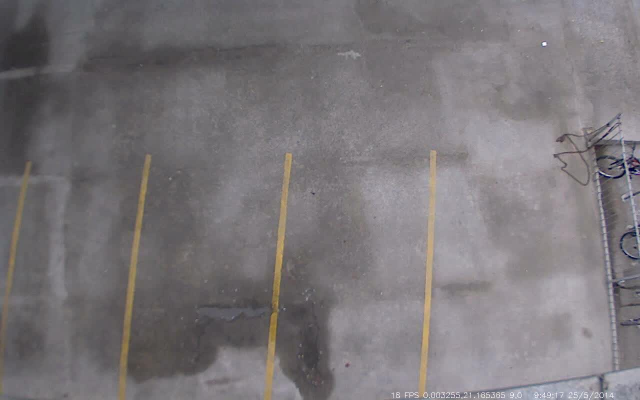
#> input picture lab3/seq4/fondo/image-0002.jpg, 1280 x 800 px (shown at 1/2 size)
$ jupyter execute --allow-errors 'Lab 3.ipynb'   (older library calls are emulated)
#> lines starting #> are read from the running program, lines starting #| are printed output that depends on the picture
# Laboratorio 3: Detección de movimiento y tracking

**Parte 1:** Detección de movimiento con diferencia de frames y modelo de fondo

1.

[cell 1]
import cv2
import matplotlib.pyplot as plt
import numpy as np
from os import scandir
import matplotlib.pyplot as plt

Se creó el detector de movimiento por diferencia de cuadros, agregando un filtro gaussiano para eliminar el ruido en el resultado final.

[cell 2]
def detector(seq):
    direct= 'seq4/'+ seq + '/'
    ims_names = [im.name for im in scandir(direct)] #se listan los nombres de las imagenes del directorio
    ims_names = sorted(ims_names) #se ordenan alfabeticamente
    frame_width = 1280
    frame_height = 800
    out = cv2.VideoWriter('out'+seq+'.avi',cv2.VideoWriter_fourcc(*'DIVX'), 10,
                          (frame_width,frame_height),
                          isColor = False)

    #dif = []


    for j, im in enumerate(ims_names[:-1]):
        im1 = cv2.imread(direct + im,0)
        im2 = cv2.imread(direct + ims_names[j+1],0)
        diff = cv2.absdiff(im1, im2) #diferencia de cuadros
        blur = cv2.GaussianBlur(diff, (5,5), 0) #filtro gaussiano
        _, thresh = cv2.threshold(blur, 25, 255, cv2.THRESH_BINARY)

        out.write(thresh)

    out.release()

#> (a cell that did not finish here is left out)

Como resultado, se apreció que los pixeles en primer plano que estaban en movimiento, se les detectaba el entorno principalmente, llegando a estar los objetos detectados con un entorno blanco, con lo cual se puede distinguir que es el objeto que se esta detectando.

Cabe destacar que si no se elimina el ruido en la imagen, el resultado se ve muy difuso.

2.
Se crea la clase *averaging_background*, que posee el método fit, el cual sirve para que el modelo *aprenda* el fondo de las imágenes que recibe como input, guardando el promedio y desviación estándar de cada pixel.

Luego, a través del método *differencing*, se ejecutan las predicciones a una imagen de entrada.

El valor de $\alpha$ se entrega al incializar el objeto averaging_background.

[cell 4]
class averaging_background:

    def __init__(self, alpha):
        self.alpha = alpha

    def fit(self, background_images):
        self.X = background_images.mean(axis = 0)
        self.D = 1 + background_images.std(axis = 0)

    def differencing(self,im):
        out1 = -(im - self.X + self.alpha * self.D)
        out2 =  im -self.X - self.alpha * self.D

        _, thresh1 = cv2.threshold(out1, 0, 255, cv2.THRESH_BINARY)
        _, thresh2 = cv2.threshold(out2, 0, 255, cv2.THRESH_BINARY)

        return thresh1 + thresh2

Para aplicar el método sobre las imágenes de fondo, primero las concatenaremos en un numpy array:

[cell 5]
directory = 'seq4/fondo/'
ims_names = [im.name for im in scandir(directory)] #se listan los nombres de las imagenes del directorio
ims_names = sorted(ims_names) #se ordenan alfabeticamente

fondo = []
for im in ims_names:
    im1 = cv2.imread(directory + im,0)
#> im1: shape (800, 1280); min 0, max 255, mean 119.7
    fondo.append(im1)
fondo = np.asarray(fondo)

Incicializamos el objeto con $\alpha = 20$ y ajustamos con las imágenes de fondo:

[cell 6]
avg_background = averaging_background(20)
avg_background.fit(fondo)
#> in fit, `self.D = 1 + background_images.std(axis = 0)`: self.D: shape (800, 1280) float64; every value is 1

Vusualizamos las matrices ajustadas:

[cell 7]
plt.imshow(avg_background.X, cmap = 'gray')
plt.title('Matriz promedio de fondo')

[cell 8]
plt.imshow(avg_background.D, cmap = 'gray')
plt.title('Matriz de desviación estandar de fondo')

A continuación, se ejecutan las predicciones y se guardan en un video:

[cell 9]
frame_width = 1280
frame_height = 800

out = cv2.VideoWriter('avg_diff_seq1.avi',cv2.VideoWriter_fourcc(*'DIVX'), 25,
                      (frame_width,frame_height),
                      isColor = False)

directory = 'seq4/seq1/'
#> (the rest of this cell did not finish here and is left out)

Las detecciones son más precisas que en el caso anterior, ya que, antes, se comparaba cada frame con el previo, sin tener en cuenta que en éste también podría haber un objeto, en cambio, al comparar cada imagen con el fondo, se pueden captar de mejor manera los objetos presentes y no sólo el contorno.

3.

Se realiza la suma de columnas y de filas para obtener el blob de movimiento.

Cabe destacar que se utilizan distintos valores de threshold para la suma vertical y horizontal, debido a que son de diferente tamaño. Es por esto que el threshold es proporcional al largo de la fila/columna según sea el caso.

[cell 10]
frame_width = 1280
frame_height = 800
threshold_h = frame_width * 3
threshold_v = frame_height * 3

out = cv2.VideoWriter('avg_bb_seq1.avi',cv2.VideoWriter_fourcc('M','J','P','G'), 25,
                      (frame_width,frame_height),
                      isColor = True)

directory = 'seq4/seq1/'
#> (the rest of this cell did not finish here and is left out)

En el video generado se puede observar que el método es bastante preciso, pero contiene fallos debido al ruido.

5.

La detección de movimiento logró captar a la persona, pero se enfoca mas en el contorno del objeto en movimiento, en este caso la persona, con lo cual los pixeles del contorno se vuelven blancos, adicionalmente, con el movimiento de la camara, se detectan ciertos pixeles en movimientos en el fondo, de objetos que no estan en movimiento, llegando a detectar movimiento erroneamente y volviendo los pixeles blancos de cosas estaticas.

[cell 11]
#detector de movimiento
def detector5():
    direct= 'seq4/seq4/' + '/I_MC_01-'
    ims_names = []
    for i in range(300):
         ims_names.append(str(i+1)+'.bmp')

    frame_width = 352
    frame_height = 288
    out = cv2.VideoWriter('seq4.avi',cv2.VideoWriter_fourcc('M','J','P','G'), 10,
                          (frame_width,frame_height),
                          isColor = False)


    for j in range(len(ims_names)-1):
        im1 = cv2.imread(direct + ims_names[j],0)
        im2 = cv2.imread(direct + ims_names[j+1],0)
        diff2 = cv2.absdiff(im1, im2)
        blur2 = cv2.GaussianBlur(diff2, (5,5), 0)
        _, thresh2 = cv2.threshold(blur2, 20, 255, cv2.THRESH_BINARY)
        #print(thresh2)


        out.write(thresh2)


    out.release()

#> (a cell that did not finish here is left out)

Los problemas que se lograron apreciar utilizando el detector por diferencia de cuadros, se basaron en el movimiento de la camara, puesto que la camara rotaba, lo que produjo ciertos errores, llegandose a detectar movimiento donde no lo existe, puesto que los frames de fondo cambiaban gracias al movimiento de la camara.

[cell 13]
#detector con caja
def detector5a():
    direct= 'seq4/seq4/I_MC_01-'
    ims_names = []
    for i in range(300):
         ims_names.append(str(i+1)+'.bmp')

    frame_width = 352
    frame_height = 288
    out = cv2.VideoWriter('seq4caja.avi',cv2.VideoWriter_fourcc('M','J','P','G'), 20,
                          (frame_width,frame_height),
                          isColor = True)


    for j in range(len(ims_names)-1):
        im1 = cv2.imread(direct + ims_names[j])
        im2 = cv2.imread(direct + ims_names[j+1])
        diff2 = cv2.absdiff(im1, im2)
        gray2 = cv2.cvtColor(diff2, cv2.COLOR_BGR2GRAY)
        blur2 = cv2.GaussianBlur(gray2, (5,5), 0)
        _, thresh2 = cv2.threshold(blur2, 20, 255, cv2.THRESH_BINARY)
        dilated2 = cv2.dilate(thresh2, None, iterations=3)
        contours, _ = cv2.findContours(dilated2, cv2.RETR_TREE, cv2.CHAIN_APPROX_SIMPLE)
        #print(thresh2)

        for contour in contours:
            (x, y, w, h) = cv2.boundingRect(contour)

            if cv2.contourArea(contour) < 500:
                continue
            cv2.rectangle(im1, (x, y), (x+w, y+h), (0, 255, 0), 2)
            cv2.putText(im1, "Status: {}".format('Movement'), (10, 20), cv2.FONT_HERSHEY_SIMPLEX,
                        1, (0, 0, 255), 3)
        image = cv2.resize(im1, (352,288))
        out.write(image)
        #cv2.imshow("feed", im1)
        #im1 = im2
        #ret, im2 = cap.read()


out.release()

#> (a cell that did not finish here is left out)

#### Parte 2: Tracking de personas basado en Deep Learning.

1.

La red neuronal logra apreciar que es cada objeto resultando en:

[cell 15]
direct= 'C:/Users/aleja/Desktop/Imagenes/'
ims_namesp2=[]
#> (the rest of this cell did not finish here and is left out)

[cell 16]
imags=[]
for i in range(len(ims_namesp2)):
    imags.append(cv2.imread(direct+str(ims_namesp2[i])))

[cell 17]
plt.figure(figsize=(13,6))
#> (the rest of this cell did not finish here and is left out)

[cell 18]
plt.figure(figsize=(13,6))
#> (the rest of this cell did not finish here and is left out)

[cell 19]
plt.figure(figsize=(13,6))
#> (the rest of this cell did not finish here and is left out)

[cell 20]
plt.figure(figsize=(13,6))
#> (the rest of this cell did not finish here and is left out)

3.

Primero se guardaran en un arreglo todas las detecciones que ocurrieron y en que frame, luego se colocara un contador con el fin de saber cuantas activaciones totales hubieron

[cell 21]
#video a color

direct= 'C:/Users/aleja/Desktop/exp3/seq4/I_MC_01-'
ims_names = []
for i in range(300):
    ims_names.append(str(i+1)+'.bmp')

frame_width = 352
frame_height = 288
out = cv2.VideoWriter('seq4p5.avi',cv2.VideoWriter_fourcc('M','J','P','G'), 20,
                          (frame_width,frame_height),
                          isColor = True)
Activaciones=np.zeros(301)
contador=0
#> (the rest of this cell did not finish here and is left out)

Como se logró apreciar, adicionalmente se imprimió en pantalla el numero de frames y cada vez que existia una detección. Posteriormente se obtuvo que el total de veces que se detecto movimiento fue:

[cell 22]
contador

Lo cual es demasiado, puesto que al observar el video, se logran apreciar muchos errores producidos por el movimiento de camara, siendo detecciones falsas.

[cell 23]
plt.figure(figsize=(13,6))
plt.plot(Activaciones,'o')
plt.title('Detecciones por cuadro para el método diferencia de cuadros')
plt.xlabel('N° de Frame')
plt.ylabel('Cantidad de detecciones')
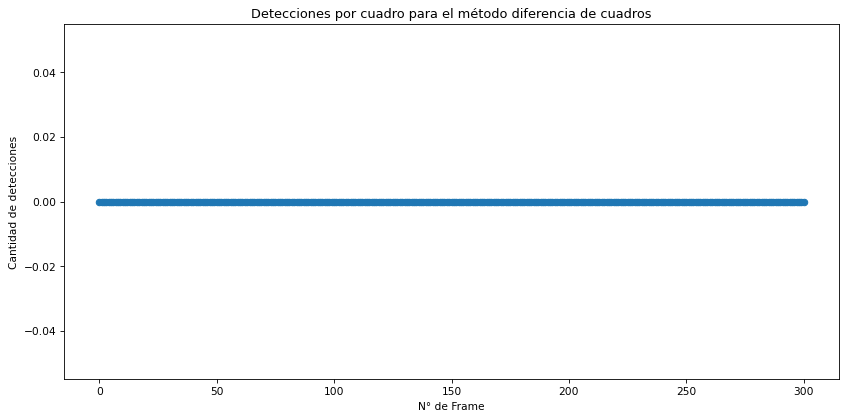
#> figure drawn by matplotlib, 1 panel

Posteriormente para analizar los datos obtenidos mediante deep learning, se extrae en archivo resulst.txt, donde mustra todas las detecciones.

[cell 24]
import pandas as pd
data=pd.read_csv(r'C:\Users\aleja\Desktop\exp3\results.txt',names=['Frame','Act','N1','N2','N3','N4','N5','N6','N7','N8'])
#> (reads lab3/results.txt from the repository)

[cell 25]
data.head()

[cell 26]
len(data)

De inmediato se apreciaron muchas menos activaciones, siendo para este caso 119, puesto que como se logro ver en el video solo detecta a la persona y no ocurren errores como con el método anterior

[cell 27]
modelodl=np.zeros(301)
modelodl[data['Frame']]=1

[cell 28]
plt.figure(figsize=(13,6))
plt.plot(modelodl,'o')
plt.title('Detecciones por cuadro para el método de deep learning')
plt.xlabel('N° de Frame')
plt.ylabel('Cantidad de detecciones')
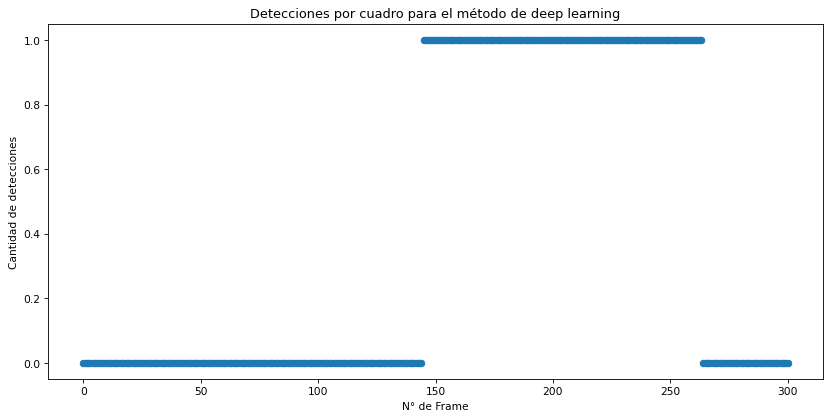
#> figure drawn by matplotlib, 1 panel; curve peaks at x = 145, y = 1

[cell 29]
plt.figure(figsize=(13,6))
plt.plot(Activaciones,'o',label='Diferencia de cuadros')
plt.plot(modelodl,'o',label='Modelo deep learning')
plt.legend(loc='upper left')
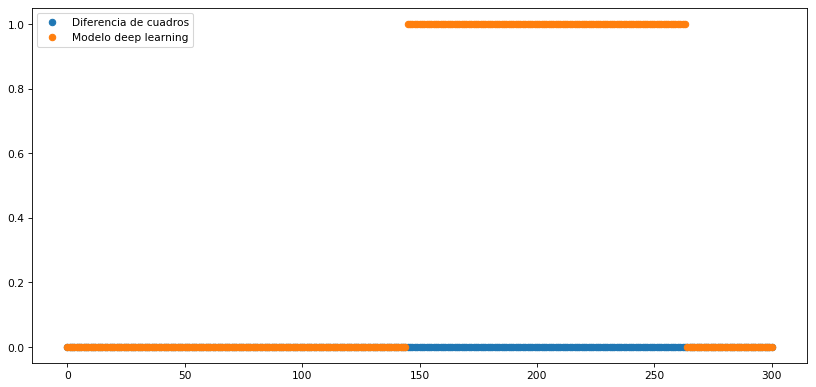
#> figure drawn by matplotlib, 1 panel; curve peaks at x = 145, y = 1

[cell 30]
fig, (ax1,ax2)=plt.subplots(1,2,figsize=(13,6))

fig.suptitle('Comparacion de activaciones')

ax2.plot(modelodl,'o')
ax1.plot(Activaciones,'o')
ax2.set_ylim(0,5)
ax2.set_title('Deep Learning')
ax1.set_title('Diferencia de cuadros')
ax1.set_xlabel('N° de Frame')
ax1.set_ylabel('Detecciones')
ax2.set_xlabel('N° de Frame')
ax2.set_ylabel('Detecciones')
plt.show
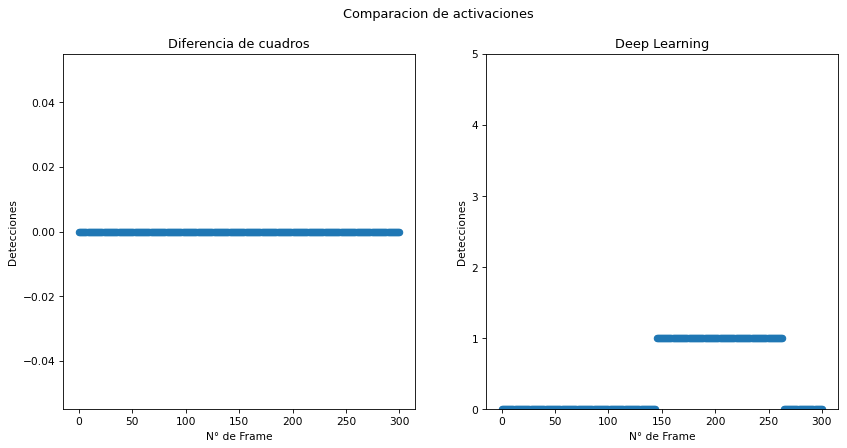
#> figure drawn by matplotlib, 2 panels; panel 2: curve peaks at x = 145, y = 1
